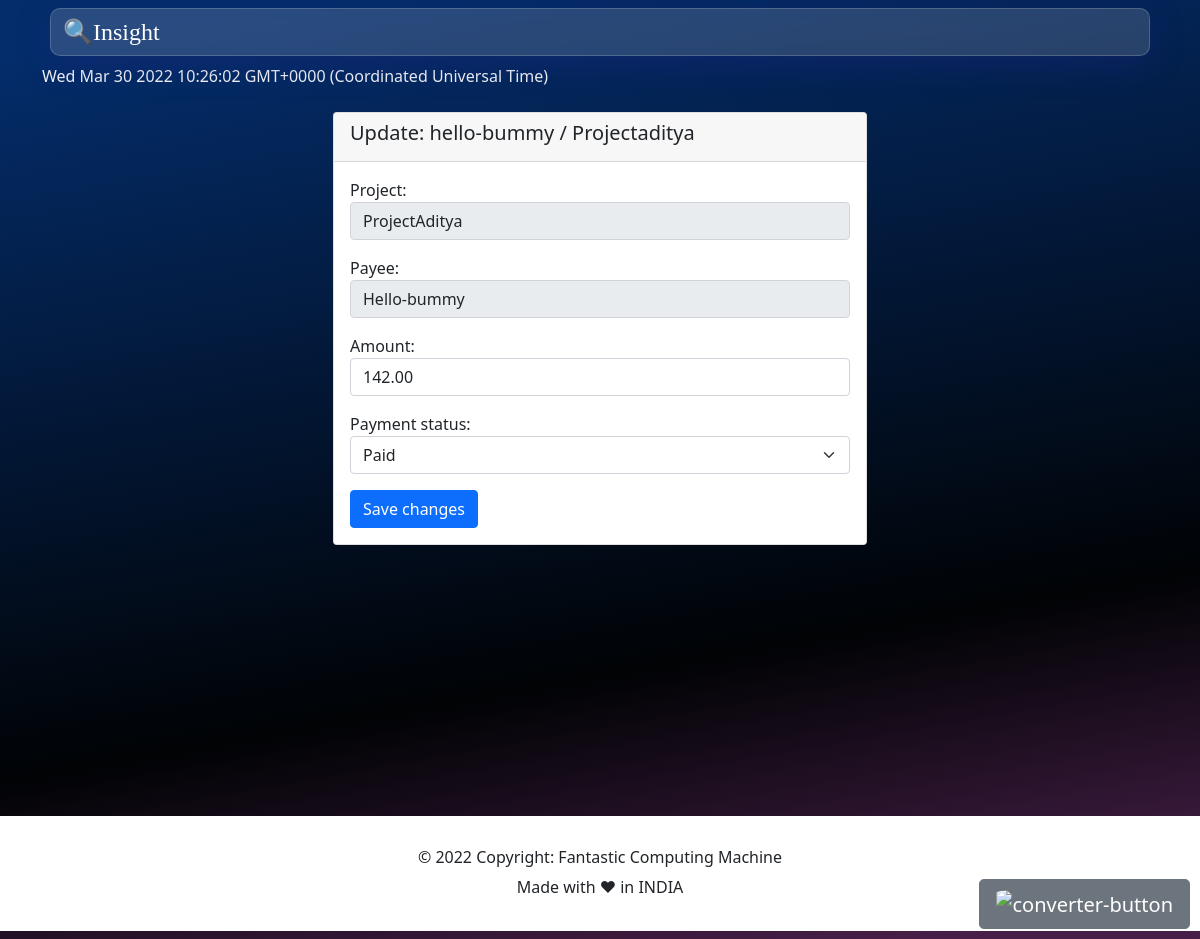
Screenshot of /expense/expense/17/3/ProjectAditya/update/ (signed in) with the database file from the repository.
### expense/models.py (models this page shows, shortened)
class Expense(models.Model):
    project = models.ForeignKey(
        Project, on_delete=models.CASCADE, default=1)
    payee = models.ForeignKey(Payee, on_delete=models.CASCADE)
    amount = models.DecimalField(
        max_digits=10, decimal_places=2, blank=True, null=True)
    created_on = models.DateTimeField(auto_now_add=True)
    updated_on = models.DateTimeField(auto_now=True)
    payment_status = models.CharField(
        max_length=2,
        choices=PAYMENT_STATUS,
        default="N",
    )
    is_deleted = models.BooleanField(default=False)
    deleted_on = models.DateTimeField(blank=True, null=True)

class Payee(models.Model):
    phoneNumberRegex = RegexValidator(regex=r"^\+?1?\d{8,15}$")
    name = models.CharField(max_length=255)
    description = models.TextField(blank=True, null=True)
    created_on = models.DateTimeField(auto_now_add=True)
    updated_on = models.DateTimeField(auto_now=True)
    phoneNumber = models.CharField(blank=True,
                                   validators=[phoneNumberRegex], max_length=11)

### dimension/models.py (models this page shows, shortened)
class Project(models.Model):
    name = models.CharField(max_length=255, unique=True, default='')
    author = models.ForeignKey(User, on_delete=models.CASCADE)
    description = models.TextField(
        max_length=255, blank=True, null=True, default='')
    created_on = models.DateTimeField(auto_now_add=True)
    updated_on = models.DateTimeField(auto_now=True)
    is_deleted = models.BooleanField(default=False)
    deleted_on = models.DateTimeField(blank=True, null=True)

### expense/views.py (the view, shortened to what this page needs)
class UpdateExpenseView(LoginRequiredMixin, UpdateView):
    login_url = '/user/login/'
    redirect_field_name = 'redirect_to'
    model = Expense
    form_class = UpdateExpenseForm
    template_name = 'update_expense.html'
    def get_object(self, queryset=None):
        return get_object_or_404(self.model, pk=self.kwargs['pk'])
    def get_context_data(self, **kwargs):
        expense = Expense.objects.filter(id=self.kwargs['pk'])[0]
        kwargs['expense'] = expense
        return super(UpdateExpenseView, self).get_context_data(**kwargs)

### expense/forms.py
class UpdateExpenseForm(forms.ModelForm):
    amount = forms.CharField(
        max_length=200,
        required=False,
        widget=forms.TextInput(
            attrs={
                'class': 'form-control',
                "aria-label": ".form-control-sm",
                "type": 'number',
                "placeholder": "Amount",
                "step": ".01",
            }
        )
    )
    payment_status = forms.CharField(
        max_length=100,
        required=True,
        widget=forms.Select(
            choices=PAYMENT_STATUS,
            attrs={
                "class": "form-select",
                "aria-label": ".form-control-sm",
                "placeholder": "Payment-satus"
            }
        )
    )
    class Meta:
        model = Expense
        fields = (
            'project',
            'payee',
            'amount',
            'payment_status'
        )

### expense/templates/update_expense.html (shortened to what this page needs)
{% extends 'base.html' %}
{% load static %} {% load humanize %}
{% block body %}
<div class="container-lg container-md container-sm py-4">
    <div class="mx-auto">
        <div class="row justify-content-center">
            <div class="col-lg-7 col-md-6 col-xl-6">
                <div class="card">
                    <div class="card-header">
                        <h5 class="card-title" id="{{expense.name}}expense">Update:
                            {{expense.payee.name}} / {{expense.project.name | title}}
                        </h5>
                    </div>
                    <div class="card-body">
                        <form action="{% url 'expense_update' expense.id expense.project.id expense.project.name %}"
                            method="POST">
                            <p>
                                <label for="id_project">Project:</label>
                                <input type="text" class="form-control" value="{{expense.project.name | capfirst }}"
                                    disabled readonly>
                            </p>
                            <p>
                                <label for="id_payee">Payee:</label>
                                <input type="text" class="form-control" value="{{expense.payee.name | capfirst }}"
                                    disabled readonly>
                            </p>
                            <p>
                                <label for="id_amount">Amount:</label>
                                <input type="number" name="amount" value="{{expense.amount}}" class="form-control"
                                    aria-label=".form-control-sm" placeholder="Amount" step=".01" maxlength="200"
                                    id="id_amount">
                            </p>
                            <p>
                                <label for="id_payment_status">Payment status:</label>
                                <select name="payment_status" class="form-select" aria-label=".form-control-sm"
                                    placeholder="Payment-satus" maxlength="100" default="{{expense.payment_status}}"
                                    id="id_payment_status">
                                    <option value="P" selected>Paid</option>
                                </select>
                            </p>
                            <button type="submit" class="btn btn-primary">Save
                                changes
                            </button>
                        </form>
                    </div>
                </div>
            </div>
        </div>
    </div>
</div>
{% endblock %}

### static/css/styles.css (style rules this page uses)
body { background: rgb(4, 45, 107); background: linear-gradient(170deg, rgba(4, 45, 107, 1) 5%, rgba(1, 3, 5, 1) 68%, rgba(72, 31, 73, 1) 96%); }

### rows the page displays
Expense: payee.name "hello-bummy", project.name "Projectaditya", project.name "ProjectAditya", payee.name "Hello-bummy", amount "142.00", payment_status "Paid"
